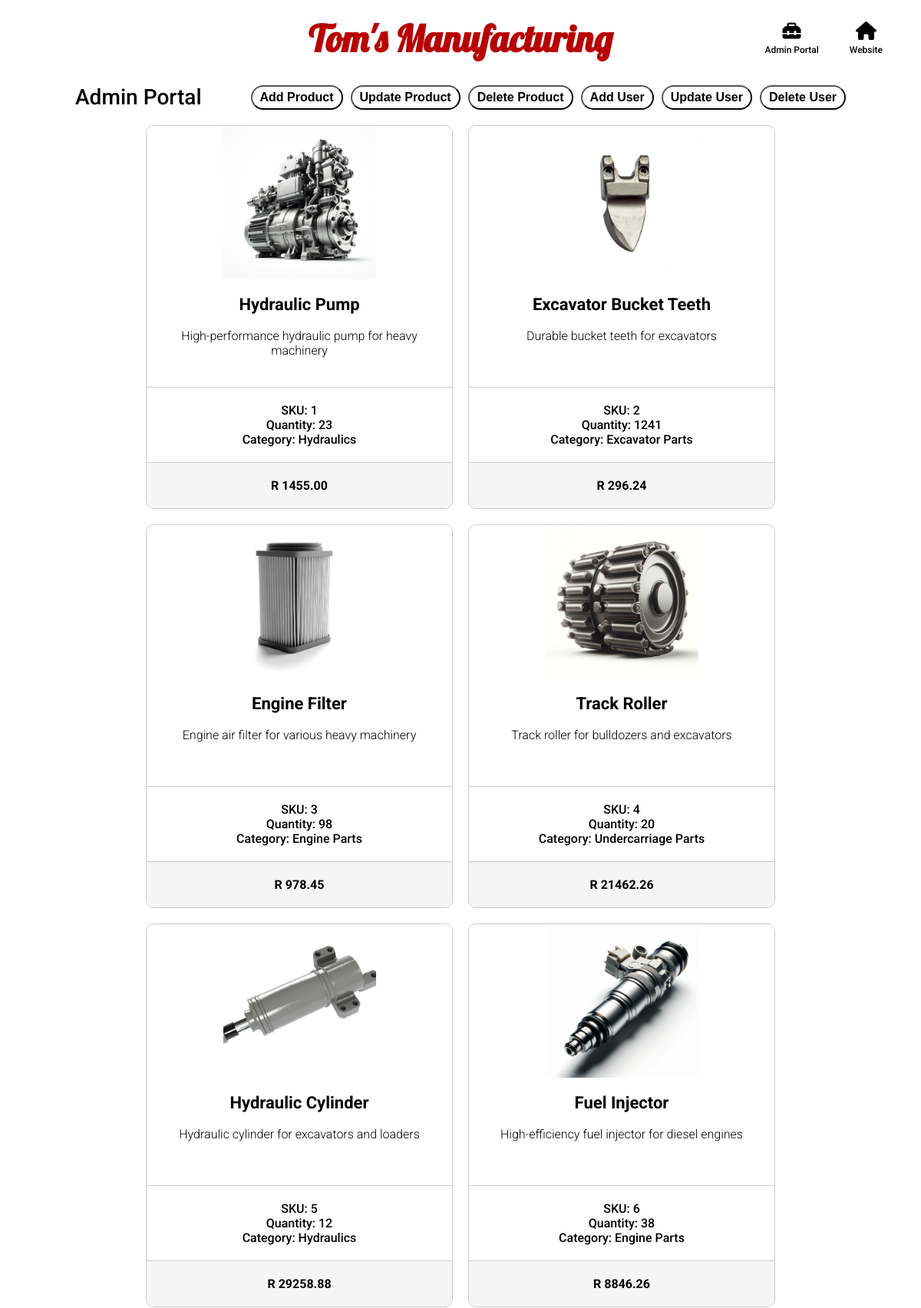
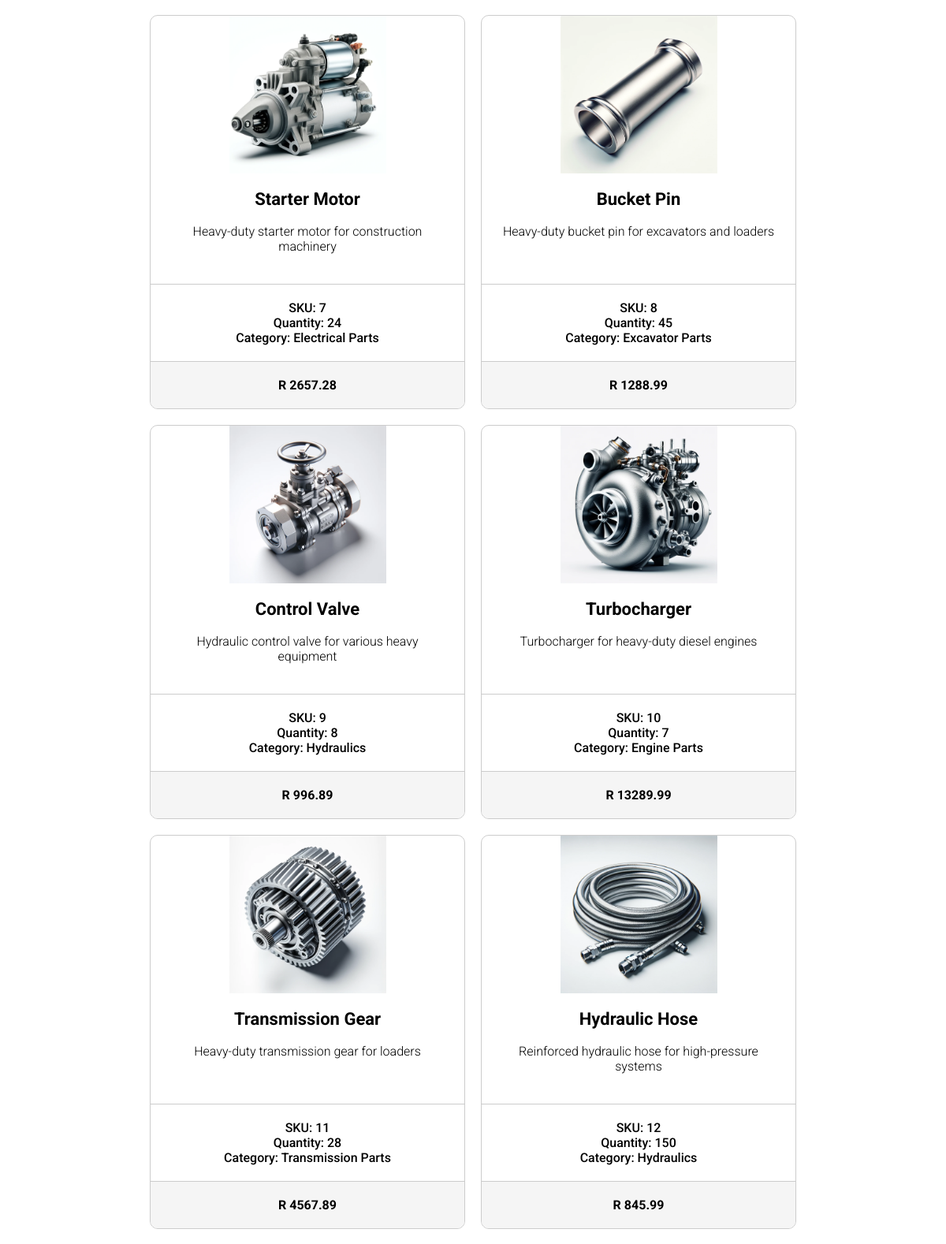
The app's page /pages/admin/admin.php (signed in, upper part) with its own data (2 pictures, top to bottom).
### tables this page shows
CREATE TABLE `products` (
  `product_id` int(11) NOT NULL AUTO_INCREMENT,
  `name` varchar(255) NOT NULL,
  `description` text DEFAULT NULL,
  `price` decimal(10,2) NOT NULL,
  `quantity` int(11) NOT NULL,
  `category` varchar(100) DEFAULT NULL,
  `created_at` timestamp NOT NULL DEFAULT current_timestamp(),
  `updated_at` timestamp NOT NULL DEFAULT current_timestamp() ON UPDATE current_timestamp(),
  `image_path` varchar(255) NOT NULL,
  PRIMARY KEY (`product_id`)
);

### pages/admin/admin.php (the view, shortened to what this page needs)
<?php
$conn = getDBConnection();
$productQuery = "SELECT * FROM products";
$productResult = $conn->query($productQuery);
?>
<!DOCTYPE html>
<html lang="en">
<head>
    <link rel="stylesheet" href="/dealer-portal/assets/css/admin.css">
</head>
<body>
    <div class="nav-block" id="header">
        <div class="title">
            <a class="heading" href="/dealer-portal/pages/admin/admin.php">
                <h1 class="lobster-regular">Tom's Manufacturing</h1>
            </a>
        </div>
        <div class="nav-buttons">
            <ul class='nav-list'>
                <li class="nav-icon"><i id="admin-portal" class="fa-solid fa-toolbox"></i>
                    <h3 class="roboto-medium">Admin Portal</h3>
                </li>
                <li class="nav-icon"><i id="website" class="fa-solid fa-house"></i>
                    <h3 class="roboto-medium">Website</h3>
                </li>
            </ul>
        </div>
    </div>
    <div class="heading-block">
        <h3 class="roboto-medium">Admin Portal</h3>
        <div class="heading-block-buttons">
            <button class="add-product-button" id="add-product">Add Product</button>
            <button class="update-product-button" id="update-product">Update Product</button>
            <button class="delete-product-button" id="delete-product">Delete Product</button>
            <button class="add-user-button" id="add-user">Add User</button>
            <button class="update-user-button" id="update-user">Update User</button>
            <button class="delete-user-button" id="delete-user">Delete User</button>
        </div>
    </div>
    <div class="product-list">
        <?php
        if ($productResult->num_rows > 0) {
            while ($product = $productResult->fetch_assoc()) {
                echo '
                <div class="product-card">
                    <img src="' . $product["image_path"] . '" alt="' . $product["name"] . '" class="product-image">
                    <div class="product-info">
                        <h4 class="roboto-bold product-name">' . $product["name"] . '</h4>
                        <br>
                        <p class="roboto">' . $product["description"] . '</p>
                    </div>
                    <div class="product-meta">
                        <p class="roboto-medium">SKU: ' . $product["product_id"] . '</p>
                        <p class="roboto-medium">Quantity: ' . $product["quantity"] . '</p>
                        <p class="roboto-medium">Category: ' . $product["category"] . '</p>
                    </div>
                    <div class="product-price roboto-bold">
                        <h4>R ' . $product["price"] . '</h4>
                    </div>
                </div>';
            }
        } else {
            echo '<p>No products found.</p>';
        }
        ?>
    </div>
</body>
</html>

### assets/css/admin.css (style rules this page uses)
* { margin: 0; padding: 0; box-sizing: border-box; }
body { display: flex; flex-direction: column; align-items: center; width: 100%; overflow-x: hidden; font-family: 'Roboto', sans-serif; }
.nav-block { display: flex; justify-content: center; align-items: center; width: 100%; padding: 10px 50px; margin-top: 10px; }
.nav-block .title { display: flex; justify-content: center; }
.nav-block h1 { font-size: 48px; text-align: center; transition: background-color 0.2s ease-in-out, color 0.2s ease-in-out; }
.nav-buttons { display: flex; justify-content: flex-end; position: absolute; right: 50px; }
.nav-list { display: flex; list-style-type: none; align-items: center; }
.nav-icon { display: flex; flex-direction: column; align-items: center; margin-left: 40px; font-size: 24px; transition: background-color 0.2s ease-in-out, color 0.2s ease-in-out; }
.nav-icon h3 { font-size: 12px; margin-top: 6px; }
.lobster-regular { font-family: 'Lobster', sans-serif; color: rgb(184, 0, 0); }
.heading { text-decoration: none; }
.heading-block { display: flex; justify-content: space-between; align-items: center; width: 92%; padding: 0 50px; margin-top: 20px; font-size: 24px; text-decoration: none; }
.heading-block-buttons { display: flex; gap: 10px; }
.heading-block-buttons .add-product-button, .heading-block-buttons .update-product-button, .heading-block-buttons .delete-product-button, .heading-block-buttons .add-user-button, .heading-block-buttons .update-user-button, .heading-block-buttons .delete-user-button { padding: 5px 10px; font-size: 16px; border-radius: 20px; background-color: #fff; color: black; cursor: pointer; font-weight: bold; }
.product-list { display: flex; flex-wrap: wrap; gap: 20px; padding: 20px; justify-content: center; }
.product-card { display: flex; flex-direction: column; align-items: center; justify-content: space-between; border: 1px solid #ccc; border-radius: 10px; overflow: hidden; width: 400px; height: 500px; background-color: #fff; }
.product-name { font-size: 22px; }
.product-image { width: 50%; height: 200px; object-fit: cover; }
.product-info { flex: 1; padding: 20px; text-align: center; }
.product-meta { padding: 20px; text-align: center; border-top: 1px solid #ccc; width: 100%; }
.product-price { display: flex; align-items: center; justify-content: center; width: 100%; padding: 20px; background-color: #f5f5f5; border-top: 1px solid #ccc; }
.roboto-medium { font-weight: 500; }
.roboto-bold { font-weight: bold; }
.roboto { font-weight: 300; }

### records on screen
products: image_path (picture), name "Hydraulic Pump", description "High-performance hydraulic pump for heavy machinery", product_id "1", quantity "23", category "Hydraulics", price "1455.00"
products: image_path (picture), name "Excavator Bucket Teeth", description "Durable bucket teeth for excavators", product_id "2", quantity "1241", category "Excavator Parts", price "296.24"
products: image_path (picture), name "Engine Filter", description "Engine air filter for various heavy machinery", product_id "3", quantity "98", category "Engine Parts", price "978.45"
products: image_path (picture), name "Track Roller", description "Track roller for bulldozers and excavators", product_id "4", quantity "20", category "Undercarriage Parts", price "21462.26"
products: image_path (picture), name "Hydraulic Cylinder", description "Hydraulic cylinder for excavators and loaders", product_id "5", quantity "12", category "Hydraulics", price "29258.88"
products: image_path (picture), name "Fuel Injector", description "High-efficiency fuel injector for diesel engines", product_id "6", quantity "38", category "Engine Parts", price "8846.26"
products: image_path (picture), name "Starter Motor", description "Heavy-duty starter motor for construction machinery", product_id "7", quantity "24", category "Electrical Parts", price "2657.28"
products: image_path (picture), name "Bucket Pin", description "Heavy-duty bucket pin for excavators and loaders", product_id "8", quantity "45", category "Excavator Parts", price "1288.99"
products: image_path (picture), name "Control Valve", description "Hydraulic control valve for various heavy equipment", product_id "9", quantity "8", category "Hydraulics", price "996.89"
products: image_path (picture), name "Turbocharger", description "Turbocharger for heavy-duty diesel engines", product_id "10", quantity "7", category "Engine Parts", price "13289.99"
products: image_path (picture), name "Transmission Gear", description "Heavy-duty transmission gear for loaders", product_id "11", quantity "28", category "Transmission Parts", price "4567.89"
products: image_path (picture), name "Hydraulic Hose", description "Reinforced hydraulic hose for high-pressure systems", product_id "12", quantity "150", category "Hydraulics", price "845.99"
